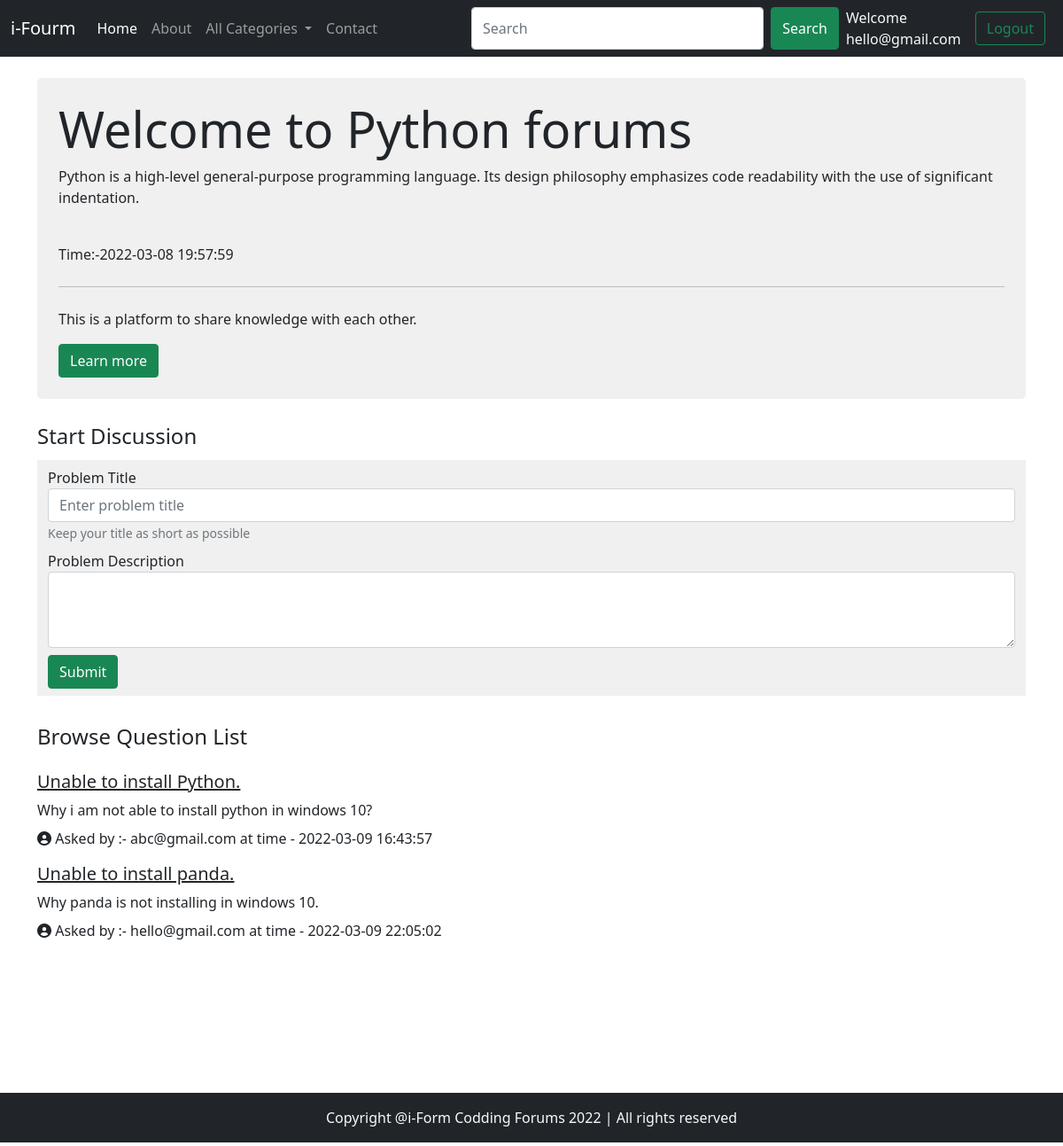
Screenshot of /threadlist.php?catid=1 (signed in) with the database file from the repository.
### tables this page shows
CREATE TABLE `categories` (
  `categories_id` int(11) NOT NULL,
  `categories_name` varchar(255) NOT NULL,
  `categories_description` varchar(500) NOT NULL,
  `created` datetime NOT NULL DEFAULT current_timestamp()
);

CREATE TABLE `threads` (
  `threads_id` int(10) NOT NULL,
  `threads_title` varchar(255) NOT NULL,
  `threads_desc` text NOT NULL,
  `threads_cat_id` int(20) NOT NULL,
  `threads_user_id` int(20) NOT NULL,
  `timestamp` datetime NOT NULL DEFAULT current_timestamp()
);

CREATE TABLE `users` (
  `user_id` int(10) NOT NULL,
  `user_email` varchar(20) NOT NULL,
  `user_pass` varchar(255) NOT NULL,
  `timestamo` datetime NOT NULL DEFAULT current_timestamp()
);

### threadlist.php (the view, shortened to what this page needs)
<!doctype html>
<html lang="en">
<head>
    <link href="https://cdn.jsdelivr.net/npm/bootstrap@5.1.3/dist/css/bootstrap.min.css" rel="stylesheet">
    <link rel="stylesheet" href="https://cdnjs.cloudflare.com/ajax/libs/font-awesome/6.0.0/css/all.min.css" />
</head>
<body>
    <?php
    include('../forum/partial/_header.php');
    ?>
    <?php
    $catid = $_GET['catid'];
    $sql = "SELECT * FROM `categories` WHERE categories_id =$catid";
    $result = mysqli_query($con, $sql);
    while ($row = mysqli_fetch_assoc($result)) {
        $catName = $row['categories_name'];
        $catDescription = $row['categories_description'];
        $catDate = $row['created'];
        echo '
                <div class="container my-4">
                    <div class="p-4 shadow-4 rounded-3" style="background-color: hsl(0, 0%, 94%);">
                    <h2 class="display-4">Welcome to ' . $catName . ' forums</h2>
                    <p>
                        ' . $catDescription . '
                    </p><br>
                    Time:-' . $catDate . '
                     <hr class="my-4" />
                    <p>
                         This is a platform to share knowledge with each other.
                    </p>
                    <button type="button" class="btn btn-success">
                        Learn more
                    </button>
                    </div>
                </div>
                ';
    }
    ?>
    <div class="container">
        <h4 class="py-1">Start Discussion</h4>
        <?php
        include("../forum/partial/_form.php");
        ?>
    </div>
    <div class="container my-4" id="ques">
        <h4 class="py-2">Browse Question List</h4>
        <?php
        $catid = $_GET['catid'];
        $sql = "SELECT * FROM `threads` WHERE threads_cat_id=$catid";
        $result = mysqli_query($con, $sql);
        while ($row = mysqli_fetch_assoc($result)) {
            $threadId = $row['threads_id'];
            $threadTitle = $row['threads_title'];
            $threadDescription = $row['threads_desc'];
            $threadDate = $row['timestamp'];
            $threads_user_id = $row['threads_user_id'];
            $sql2 = "SELECT `user_email` FROM users WHERE user_id='$threads_user_id'";
            $result2 = mysqli_query($con, $sql2);
            $row2 = mysqli_fetch_assoc($result2);
            echo '
                <div class="media my-3">
                    <div class="media-body">' .
                        '<h5 class="mt-0"> <a class="text-dark" href="thread.php?threadid=' . $threadId . '">' . $threadTitle . ' </a></h5>
                        ' . $threadDescription . ' </div>' . '<div class="font-weight-bold my-2"> <i class="fa fa-user-circle" aria-hidden="true"></i> Asked by :- ' . $row2['user_email'] . ' at time - ' . $threadDate
                    . '</div>' .
                '</div>';
        }
        ?>
    </div>
    <?php
    include('../forum/partial/_footer.php');
    ?>
</body>
</html>

### threadlist.php (style rules this page uses)
#ques { min-height: 400px; }

### rows the page displays
categories: categories_name "Python", categories_description "Python is a high-level general-purpose programming language. Its design philosophy emphasizes code readability with the use of significant indentation.", created "2022-03-08 19:57:59"
threads: threads_title "Unable to install Python.", threads_desc "Why i am not able to install python in windows 10?", users.user_email "abc@gmail.com", timestamp "2022-03-09 16:43:57"
threads: threads_title "Unable to install panda.", threads_desc "Why panda is not installing in windows 10.", users.user_email "hello@gmail.com", timestamp "2022-03-09 22:05:02"

### other values shown
$_SESSION['useremail'] "hello@gmail.com"
